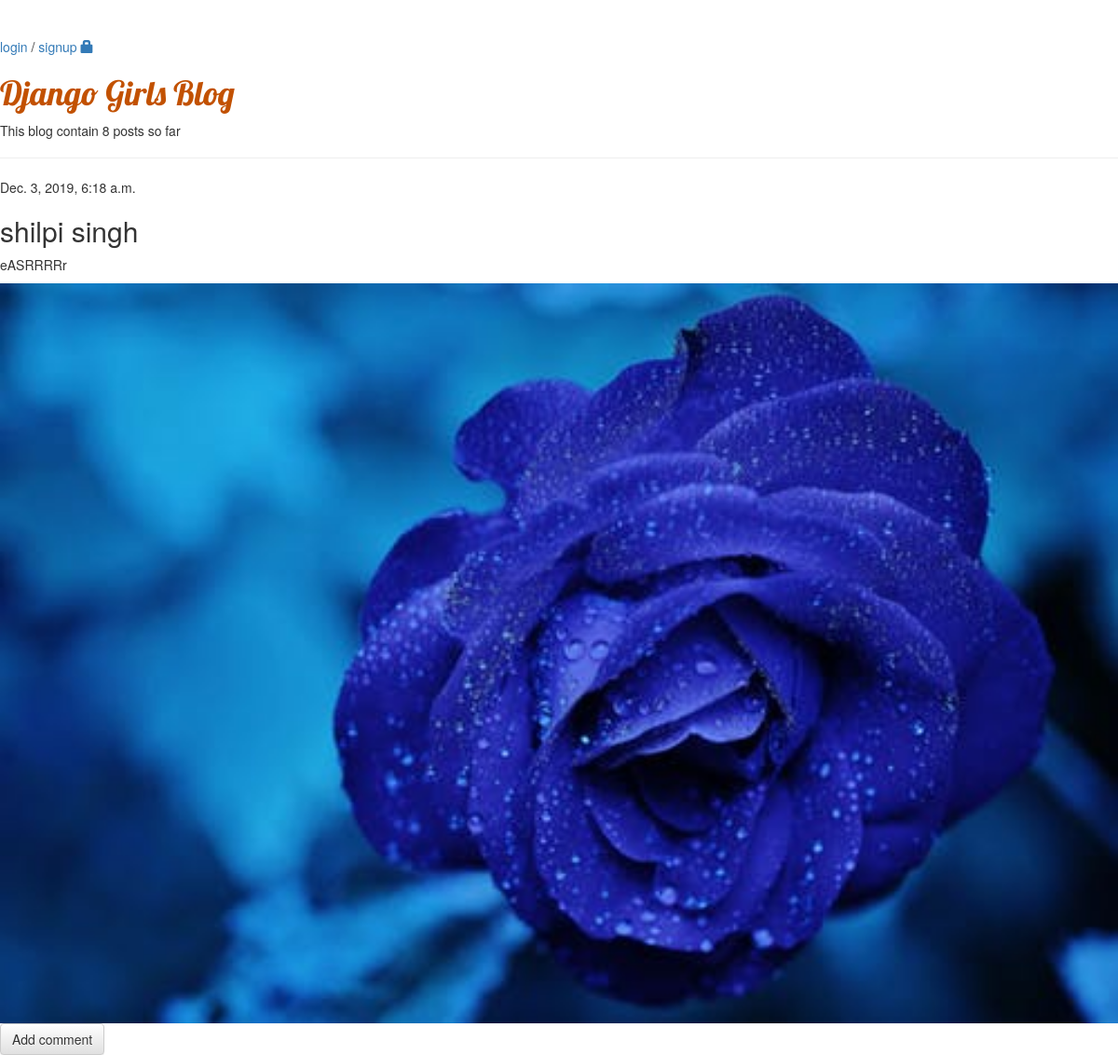
The app's page /post/18/ with its own data.
### blog/models.py (models this page shows, shortened)
class Post(models.Model):
    author = models.ForeignKey(settings.AUTH_USER_MODEL, on_delete=models.CASCADE)
    title = models.CharField(max_length=200)
    text = models.TextField(blank = True)
    created_date = models.DateTimeField(default=timezone.now)
    published_date = models.DateTimeField(blank=True, null=True)
    image_post = models.ImageField()
    status = models.CharField(max_length=1, choices=STATUS_CHOICES, default = 'd')

### blog/views.py (the view)
# urls.py: path('post/<int:pk>/', views.post_detail, name='post_detail'),
def post_detail(request, pk):
    post = get_object_or_404(Post, pk=pk)
    return render(request, 'blog/post_detail.html', {'post': post})

### blog/templatetags/custom_tags.py (called while the page is built)
@register.simple_tag
def total_posts():
    return Post.objects.filter(status = 'p').count()

### blog/templates/blog/post_detail.html (shortened to what this page needs)
{% extends 'blog/base.html' %}
{% block content %}
{%if post.published_date %}
    <div class="date">
        {{post.published_date}}
    </div>
{% else %}
    <a class="btn btn-default" href="{% url 'blog:post_publish' pk=post.pk %}">Publish</a>
{% endif %}
        <h2>{{ post.title }}</h2>
        <p>{{ post.text|linebreaksbr }}</p>
        <img src="/media/{{ post.image_post}}" class="img-responsive" style="width:100%;float:left;margin-right: 10px;"/>
    <a class="btn btn-default" href="{% url 'blog:add_comment_to_post' pk=post.pk %}">Add comment</a>
{% endblock %}

### records on screen
Post: published_date "Dec. 3, 2019, 6:18 a.m.", title "shilpi singh", text "eASRRRRr", image_post (picture)
